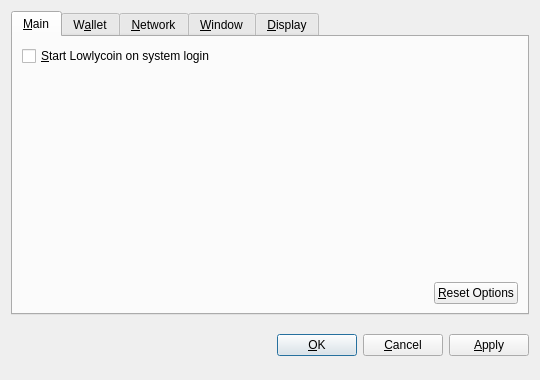
<?xml version="1.0" encoding="UTF-8"?>
<ui version="4.0">
 <class>OptionsDialog</class>
 <widget class="QDialog" name="OptionsDialog">
  <property name="geometry">
   <rect>
    <x>0</x>
    <y>0</y>
    <width>540</width>
    <height>380</height>
   </rect>
  </property>
  <property name="windowTitle">
   <string>Options</string>
  </property>
  <property name="modal">
   <bool>true</bool>
  </property>
  <layout class="QVBoxLayout" name="verticalLayout">
   <item>
    <widget class="QTabWidget" name="tabWidget">
     <property name="tabPosition">
      <enum>QTabWidget::North</enum>
     </property>
     <property name="currentIndex">
      <number>0</number>
     </property>
     <widget class="QWidget" name="tabMain">
      <attribute name="title">
       <string>&amp;Main</string>
      </attribute>
      <layout class="QVBoxLayout" name="verticalLayout_Main">
       <item>
        <widget class="QCheckBox" name="bitcoinAtStartup">
         <property name="toolTip">
          <string>Automatically start Lowlycoin after logging in to the system.</string>
         </property>
         <property name="text">
          <string>&amp;Start Lowlycoin on system login</string>
         </property>
        </widget>
       </item>
       <item>
        <spacer name="verticalSpacer_Main">
         <property name="orientation">
          <enum>Qt::Vertical</enum>
         </property>
         <property name="sizeHint" stdset="0">
          <size>
           <width>20</width>
           <height>40</height>
          </size>
         </property>
        </spacer>
       </item>
       <item>
        <layout class="QHBoxLayout" name="horizontalLayout_2_Main">
         <item>
          <spacer name="horizontalSpacer_2_Main">
           <property name="orientation">
            <enum>Qt::Horizontal</enum>
           </property>
           <property name="sizeHint" stdset="0">
            <size>
             <width>40</width>
             <height>20</height>
            </size>
           </property>
          </spacer>
         </item>
         <item>
          <widget class="QPushButton" name="resetButton">
           <property name="toolTip">
            <string>Reset all client options to default.</string>
           </property>
           <property name="text">
            <string>&amp;Reset Options</string>
           </property>
           <property name="autoDefault">
            <bool>false</bool>
           </property>
          </widget>
         </item>
        </layout>
       </item>
      </layout>
     </widget>
     <widget class="QWidget" name="tabWallet">
      <attribute name="title">
       <string>W&amp;allet</string>
      </attribute>
      <layout class="QVBoxLayout" name="verticalLayout_Network">
       <item>
        <widget class="QLabel" name="transactionFeeInfoLabel">
         <property name="text">
          <string>Optional transaction fee per kB that helps make sure your transactions are processed quickly. Most transactions are 1 kB.</string>
         </property>
         <property name="textFormat">
          <enum>Qt::PlainText</enum>
         </property>
         <property name="wordWrap">
          <bool>true</bool>
         </property>
        </widget>
       </item>
       <item>
        <layout class="QHBoxLayout" name="horizontalLayout_1_Main">
         <item>
          <widget class="QLabel" name="transactionFeeLabel">
           <property name="text">
            <string>Pay transaction &amp;fee</string>
           </property>
           <property name="textFormat">
            <enum>Qt::PlainText</enum>
           </property>
           <property name="buddy">
            <cstring>transactionFee</cstring>
           </property>
          </widget>
         </item>
         <item>
          <widget class="BitcoinAmountField" name="transactionFee"/>
         </item>
         <item>
          <spacer name="horizontalSpacer_1_Main">
           <property name="orientation">
            <enum>Qt::Horizontal</enum>
           </property>
           <property name="sizeHint" stdset="0">
            <size>
             <width>40</width>
             <height>20</height>
            </size>
           </property>
          </spacer>
         </item>
        </layout>
       </item>
       <item>
        <widget class="QLabel" name="label">
         <property name="text">
          <string>If you disable the spending of unconfirmed change, the change from a transaction cannot be used until that transaction has at least one confirmation. This also affects how your balance is computed.</string>
         </property>
         <property name="wordWrap">
          <bool>true</bool>
         </property>
        </widget>
       </item>
       <item>
        <widget class="QCheckBox" name="spendZeroConfChange">
         <property name="text">
          <string>Spend unconfirmed change  (experts only)</string>
         </property>
        </widget>
       </item>
       <item>
        <spacer name="verticalSpacer">
         <property name="orientation">
          <enum>Qt::Vertical</enum>
         </property>
         <property name="sizeHint" stdset="0">
          <size>
           <width>20</width>
           <height>40</height>
          </size>
         </property>
        </spacer>
       </item>
      </layout>
     </widget>
     <widget class="QWidget" name="tabNetwork">
      <attribute name="title">
       <string>&amp;Network</string>
      </attribute>
      <layout class="QVBoxLayout" name="verticalLayout_Network">
       <item>
        <widget class="QCheckBox" name="mapPortUpnp">
         <property name="toolTip">
          <string>Automatically open the Lowlycoin client port on the router. This only works when your router supports UPnP and it is enabled.</string>
         </property>
         <property name="text">
          <string>Map port using &amp;UPnP</string>
         </property>
        </widget>
       </item>
       <item>
        <widget class="QCheckBox" name="connectSocks">
         <property name="toolTip">
          <string>Connect to the Lowlycoin network through a SOCKS proxy (e.g. when connecting through Tor).</string>
         </property>
         <property name="text">
          <string>&amp;Connect through SOCKS proxy:</string>
         </property>
        </widget>
       </item>
       <item>
        <layout class="QHBoxLayout" name="horizontalLayout_Network">
         <item>
          <widget class="QLabel" name="proxyIpLabel">
           <property name="text">
            <string>Proxy &amp;IP:</string>
           </property>
           <property name="textFormat">
            <enum>Qt::PlainText</enum>
           </property>
           <property name="buddy">
            <cstring>proxyIp</cstring>
           </property>
          </widget>
         </item>
         <item>
          <widget class="QValidatedLineEdit" name="proxyIp">
           <property name="maximumSize">
            <size>
             <width>140</width>
             <height>16777215</height>
            </size>
           </property>
           <property name="toolTip">
            <string>IP address of the proxy (e.g. 127.0.0.1)</string>
           </property>
          </widget>
         </item>
         <item>
          <widget class="QLabel" name="proxyPortLabel">
           <property name="text">
            <string>&amp;Port:</string>
           </property>
           <property name="textFormat">
            <enum>Qt::PlainText</enum>
           </property>
           <property name="buddy">
            <cstring>proxyPort</cstring>
           </property>
          </widget>
         </item>
         <item>
          <widget class="QLineEdit" name="proxyPort">
           <property name="maximumSize">
            <size>
             <width>55</width>
             <height>16777215</height>
            </size>
           </property>
           <property name="toolTip">
            <string>Port of the proxy (e.g. 9050)</string>
           </property>
          </widget>
         </item>
         <item>
          <widget class="QLabel" name="socksVersionLabel">
           <property name="text">
            <string>SOCKS &amp;Version:</string>
           </property>
           <property name="textFormat">
            <enum>Qt::PlainText</enum>
           </property>
           <property name="buddy">
            <cstring>socksVersion</cstring>
           </property>
          </widget>
         </item>
         <item>
          <widget class="QValueComboBox" name="socksVersion">
           <property name="toolTip">
            <string>SOCKS version of the proxy (e.g. 5)</string>
           </property>
          </widget>
         </item>
         <item>
          <spacer name="horizontalSpacer_Network">
           <property name="orientation">
            <enum>Qt::Horizontal</enum>
           </property>
           <property name="sizeHint" stdset="0">
            <size>
             <width>40</width>
             <height>20</height>
            </size>
           </property>
          </spacer>
         </item>
        </layout>
       </item>
       <item>
        <spacer name="verticalSpacer_Network">
         <property name="orientation">
          <enum>Qt::Vertical</enum>
         </property>
         <property name="sizeHint" stdset="0">
          <size>
           <width>20</width>
           <height>40</height>
          </size>
         </property>
        </spacer>
       </item>
      </layout>
     </widget>
     <widget class="QWidget" name="tabWindow">
      <attribute name="title">
       <string>&amp;Window</string>
      </attribute>
      <layout class="QVBoxLayout" name="verticalLayout_Window">
       <item>
        <widget class="QCheckBox" name="minimizeToTray">
         <property name="toolTip">
          <string>Show only a tray icon after minimizing the window.</string>
         </property>
         <property name="text">
          <string>&amp;Minimize to the tray instead of the taskbar</string>
         </property>
        </widget>
       </item>
       <item>
        <widget class="QCheckBox" name="minimizeOnClose">
         <property name="toolTip">
          <string>Minimize instead of exit the application when the window is closed. When this option is enabled, the application will be closed only after selecting Quit in the menu.</string>
         </property>
         <property name="text">
          <string>M&amp;inimize on close</string>
         </property>
        </widget>
       </item>
       <item>
        <spacer name="verticalSpacer_Window">
         <property name="orientation">
          <enum>Qt::Vertical</enum>
         </property>
         <property name="sizeHint" stdset="0">
          <size>
           <width>20</width>
           <height>40</height>
          </size>
         </property>
        </spacer>
       </item>
      </layout>
     </widget>
     <widget class="QWidget" name="tabDisplay">
      <attribute name="title">
       <string>&amp;Display</string>
      </attribute>
      <layout class="QVBoxLayout" name="verticalLayout_Display">
       <item>
        <layout class="QHBoxLayout" name="horizontalLayout_1_Display">
         <item>
          <widget class="QLabel" name="langLabel">
           <property name="text">
            <string>User Interface &amp;language:</string>
           </property>
           <property name="textFormat">
            <enum>Qt::PlainText</enum>
           </property>
           <property name="buddy">
            <cstring>lang</cstring>
           </property>
          </widget>
         </item>
         <item>
          <widget class="QValueComboBox" name="lang">
           <property name="toolTip">
            <string>The user interface language can be set here. This setting will take effect after restarting Lowlycoin.</string>
           </property>
          </widget>
         </item>
        </layout>
       </item>
       <item>
        <layout class="QHBoxLayout" name="horizontalLayout_2_Display">
         <item>
          <widget class="QLabel" name="unitLabel">
           <property name="text">
            <string>&amp;Unit to show amounts in:</string>
           </property>
           <property name="textFormat">
            <enum>Qt::PlainText</enum>
           </property>
           <property name="buddy">
            <cstring>unit</cstring>
           </property>
          </widget>
         </item>
         <item>
          <widget class="QValueComboBox" name="unit">
           <property name="toolTip">
            <string>Choose the default subdivision unit to show in the interface and when sending coins.</string>
           </property>
          </widget>
         </item>
        </layout>
       </item>
       <item>
        <widget class="QCheckBox" name="displayAddresses">
         <property name="toolTip">
          <string>Whether to show Lowlycoin addresses in the transaction list or not.</string>
         </property>
         <property name="text">
          <string>&amp;Display addresses in transaction list</string>
         </property>
        </widget>
       </item>
       <item>
        <widget class="QCheckBox" name="coinControlFeatures">
         <property name="toolTip">
          <string>Whether to show coin control features or not.</string>
         </property>
         <property name="text">
          <string>Display coin &amp;control features (experts only!)</string>
         </property>
        </widget>
       </item>
       <item>
        <spacer name="verticalSpacer_Display">
         <property name="orientation">
          <enum>Qt::Vertical</enum>
         </property>
         <property name="sizeHint" stdset="0">
          <size>
           <width>20</width>
           <height>40</height>
          </size>
         </property>
        </spacer>
       </item>
      </layout>
     </widget>
    </widget>
   </item>
   <item>
    <layout class="QHBoxLayout" name="horizontalLayout_Buttons">
     <item>
      <spacer name="horizontalSpacer_1">
       <property name="orientation">
        <enum>Qt::Horizontal</enum>
       </property>
       <property name="sizeHint" stdset="0">
        <size>
         <width>40</width>
         <height>48</height>
        </size>
       </property>
      </spacer>
     </item>
     <item>
      <widget class="QLabel" name="statusLabel">
       <property name="font">
        <font>
         <weight>75</weight>
         <bold>true</bold>
        </font>
       </property>
       <property name="text">
        <string/>
       </property>
       <property name="textFormat">
        <enum>Qt::PlainText</enum>
       </property>
       <property name="wordWrap">
        <bool>true</bool>
       </property>
      </widget>
     </item>
     <item>
      <spacer name="horizontalSpacer_2">
       <property name="orientation">
        <enum>Qt::Horizontal</enum>
       </property>
       <property name="sizeHint" stdset="0">
        <size>
         <width>40</width>
         <height>48</height>
        </size>
       </property>
      </spacer>
     </item>
     <item>
      <widget class="QPushButton" name="okButton">
       <property name="text">
        <string>&amp;OK</string>
       </property>
      </widget>
     </item>
     <item>
      <widget class="QPushButton" name="cancelButton">
       <property name="text">
        <string>&amp;Cancel</string>
       </property>
       <property name="autoDefault">
        <bool>false</bool>
       </property>
      </widget>
     </item>
     <item>
      <widget class="QPushButton" name="applyButton">
       <property name="text">
        <string>&amp;Apply</string>
       </property>
       <property name="autoDefault">
        <bool>false</bool>
       </property>
      </widget>
     </item>
    </layout>
   </item>
  </layout>
 </widget>
 <customwidgets>
  <customwidget>
   <class>BitcoinAmountField</class>
   <extends>QSpinBox</extends>
   <header>bitcoinamountfield.h</header>
  </customwidget>
  <customwidget>
   <class>QValueComboBox</class>
   <extends>QComboBox</extends>
   <header>qvaluecombobox.h</header>
  </customwidget>
  <customwidget>
   <class>QValidatedLineEdit</class>
   <extends>QLineEdit</extends>
   <header>qvalidatedlineedit.h</header>
  </customwidget>
 </customwidgets>
 <resources/>
 <connections/>
</ui>
